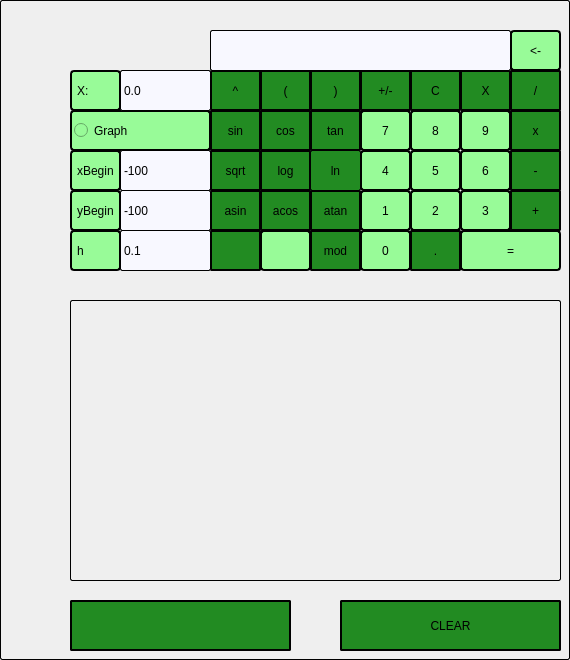
    <widget class="QWidget" name="Calculator">
     <property name="styleSheet">
      <string notr="true">QWidget {
	border: 1px solid black;
    border-radius: 2px;
    padding: 1px;
}</string>
     </property>
     <attribute name="title">
      <string>Calculator</string>
     </attribute>
     <widget class="QLabel" name="label_3">
      <property name="geometry">
       <rect>
        <x>70</x>
        <y>230</y>
        <width>51</width>
        <height>41</height>
       </rect>
      </property>
      <property name="styleSheet">
       <string notr="true">QLabel {
	color: #000000;
	background-color: #98FB98;
	border: 1.5px solid black;
    border-radius: 4px;
    padding: 2px;
}</string>
      </property>
      <property name="text">
       <string>h</string>
      </property>
     </widget>
     <widget class="QPushButton" name="push_minus">
      <property name="geometry">
       <rect>
        <x>510</x>
        <y>150</y>
        <width>51</width>
        <height>41</height>
       </rect>
      </property>
      <property name="styleSheet">
       <string notr="true">QPushButton {
	color: #000000;
	background-color: #228B22;
	border: 1.5px solid black;
    border-radius: 2px;
    padding: 1px;
}</string>
      </property>
      <property name="text">
       <string>-</string>
      </property>
      <attribute name="buttonGroup">
       <string notr="true">buttonGroup</string>
      </attribute>
     </widget>
     <widget class="QRadioButton" name="graph">
      <property name="geometry">
       <rect>
        <x>70</x>
        <y>110</y>
        <width>141</width>
        <height>41</height>
       </rect>
      </property>
      <property name="styleSheet">
       <string notr="true">QRadioButton {
	color: #000000;
	background-color: #98FB98;
	border: 1.5px solid black;
    border-radius: 4px;
    padding: 2px;
}</string>
      </property>
      <property name="text">
       <string>Graph</string>
      </property>
     </widget>
     <widget class="QPushButton" name="push_div">
      <property name="geometry">
       <rect>
        <x>510</x>
        <y>70</y>
        <width>51</width>
        <height>41</height>
       </rect>
      </property>
      <property name="styleSheet">
       <string notr="true">QPushButton {
	color: #000000;
	background-color: #228B22;
	border: 1.5px solid black;
    border-radius: 2px;
    padding: 1px;
}</string>
      </property>
      <property name="text">
       <string>/</string>
      </property>
      <attribute name="buttonGroup">
       <string notr="true">buttonGroup</string>
      </attribute>
     </widget>
     <widget class="QPushButton" name="push_e">
      <property name="geometry">
       <rect>
        <x>210</x>
        <y>230</y>
        <width>51</width>
        <height>41</height>
       </rect>
      </property>
      <property name="styleSheet">
       <string notr="true">QPushButton {
	color: #000000;
	background-color: #228B22;
	border: 1.5px solid black;
    border-radius: 2px;
    padding: 1px;
}</string>
      </property>
      <property name="text">
       <string/>
      </property>
      <attribute name="buttonGroup">
       <string notr="true">buttonGroup</string>
      </attribute>
     </widget>
     <widget class="QPushButton" name="push_mod">
      <property name="geometry">
       <rect>
        <x>310</x>
        <y>230</y>
        <width>51</width>
        <height>41</height>
       </rect>
      </property>
      <property name="styleSheet">
       <string notr="true">QPushButton {
	color: #000000;
	background-color: #228B22;
	border: 1.5px solid black;
    border-radius: 2px;
    padding: 1px;
}</string>
      </property>
      <property name="text">
       <string>mod</string>
      </property>
      <attribute name="buttonGroup">
       <string notr="true">buttonGroup</string>
      </attribute>
     </widget>
     <widget class="QPushButton" name="push_pow">
      <property name="geometry">
       <rect>
        <x>210</x>
        <y>70</y>
        <width>51</width>
        <height>41</height>
       </rect>
      </property>
      <property name="styleSheet">
       <string notr="true">QPushButton {
	color: #000000;
	background-color: #228B22;
	border: 1.5px solid black;
    border-radius: 2px;
    padding: 1px;
}</string>
      </property>
      <property name="text">
       <string>^</string>
      </property>
      <attribute name="buttonGroup">
       <string notr="true">buttonGroup</string>
      </attribute>
     </widget>
     <widget class="QLineEdit" name="x_Begin">
      <property name="geometry">
       <rect>
        <x>120</x>
        <y>150</y>
        <width>91</width>
        <height>41</height>
       </rect>
      </property>
      <property name="styleSheet">
       <string notr="true">QLineEdit {
	color: #000000;
	background-color: #F8F8FF;
	border: 1px solid black;
    border-radius: 2px;
    padding: 1px;
}</string>
      </property>
      <property name="text">
       <string>-100</string>
      </property>
     </widget>
     <widget class="QLabel" name="label">
      <property name="geometry">
       <rect>
        <x>70</x>
        <y>190</y>
        <width>51</width>
        <height>41</height>
       </rect>
      </property>
      <property name="styleSheet">
       <string notr="true">QLabel {
	color: #000000;
	background-color: #98FB98;
	border: 1.5px solid black;
    border-radius: 4px;
    padding: 2px;
}</string>
      </property>
      <property name="text">
       <string>yBegin</string>
      </property>
     </widget>
     <widget class="QPushButton" name="push_clear">
      <property name="geometry">
       <rect>
        <x>510</x>
        <y>30</y>
        <width>51</width>
        <height>41</height>
       </rect>
      </property>
      <property name="styleSheet">
       <string notr="true">QPushButton {
	color: #000000;
	background-color: #98FB98;
	border: 1.5px solid black;
    border-radius: 4px;
    padding: 2px;
}</string>
      </property>
      <property name="text">
       <string>&lt;-</string>
      </property>
      <attribute name="buttonGroup">
       <string notr="true">buttonGroup</string>
      </attribute>
     </widget>
     <widget class="QPushButton" name="push_right">
      <property name="geometry">
       <rect>
        <x>260</x>
        <y>70</y>
        <width>51</width>
        <height>41</height>
       </rect>
      </property>
      <property name="styleSheet">
       <string notr="true">QPushButton {
	color: #000000;
	background-color: #228B22;
	border: 1.5px solid black;
    border-radius: 2px;
    padding: 1px;
}</string>
      </property>
      <property name="text">
       <string>(</string>
      </property>
      <attribute name="buttonGroup">
       <string notr="true">buttonGroup</string>
      </attribute>
     </widget>
     <widget class="QPushButton" name="push_4">
      <property name="geometry">
       <rect>
        <x>360</x>
        <y>150</y>
        <width>51</width>
        <height>41</height>
       </rect>
      </property>
      <property name="styleSheet">
       <string notr="true">QPushButton {
	color: #000000;
	background-color: #98FB98;
	border: 1.5px solid black;
    border-radius: 4px;
    padding: 2px;
}</string>
      </property>
      <property name="text">
       <string>4</string>
      </property>
      <attribute name="buttonGroup">
       <string notr="true">buttonGroup</string>
      </attribute>
     </widget>
     <widget class="QPushButton" name="push_clear_2">
      <property name="geometry">
       <rect>
        <x>410</x>
        <y>70</y>
        <width>51</width>
        <height>41</height>
       </rect>
      </property>
      <property name="styleSheet">
       <string notr="true">QPushButton {
	color: #000000;
	background-color: #228B22;
	border: 1.5px solid black;
    border-radius: 2px;
    padding: 1px;
}</string>
      </property>
      <property name="text">
       <string>C</string>
      </property>
      <attribute name="buttonGroup">
       <string notr="true">buttonGroup</string>
      </attribute>
     </widget>
     <widget class="QPushButton" name="push_acos">
      <property name="geometry">
       <rect>
        <x>260</x>
        <y>190</y>
        <width>51</width>
        <height>41</height>
       </rect>
      </property>
      <property name="styleSheet">
       <string notr="true">QPushButton {
	color: #000000;
	background-color: #228B22;
	border: 1.5px solid black;
    border-radius: 2px;
    padding: 1px;
}</string>
      </property>
      <property name="text">
       <string>acos</string>
      </property>
      <attribute name="buttonGroup">
       <string notr="true">buttonGroup</string>
      </attribute>
     </widget>
     <widget class="QPushButton" name="push_sqrt">
      <property name="geometry">
       <rect>
        <x>210</x>
        <y>150</y>
        <width>51</width>
        <height>41</height>
       </rect>
      </property>
      <property name="styleSheet">
       <string notr="true">QPushButton {
	color: #000000;
	background-color: #228B22;
	border: 1.5px solid black;
    border-radius: 2px;
    padding: 1px;
}</string>
      </property>
      <property name="text">
       <string>sqrt</string>
      </property>
      <attribute name="buttonGroup">
       <string notr="true">buttonGroup</string>
      </attribute>
     </widget>
     <widget class="QPushButton" name="push_5">
      <property name="geometry">
       <rect>
        <x>410</x>
        <y>150</y>
        <width>51</width>
        <height>41</height>
       </rect>
      </property>
      <property name="styleSheet">
       <string notr="true">QPushButton {
	color: #000000;
	background-color: #98FB98;
	border: 1.5px solid black;
    border-radius: 4px;
    padding: 2px;
}</string>
      </property>
      <property name="text">
       <string>5</string>
      </property>
      <attribute name="buttonGroup">
       <string notr="true">buttonGroup</string>
      </attribute>
     </widget>
     <widget class="QLineEdit" name="add_x">
      <property name="geometry">
       <rect>
        <x>120</x>
        <y>70</y>
        <width>91</width>
        <height>41</height>
       </rect>
      </property>
      <property name="styleSheet">
       <string notr="true">QLineEdit {
	color: #000000;
	background-color: #F8F8FF;
	border: 1px solid black;
    border-radius: 2px;
    padding: 1px;
}</string>
      </property>
      <property name="text">
       <string>0.0</string>
      </property>
     </widget>
     <widget class="QPushButton" name="push_asin">
      <property name="geometry">
       <rect>
        <x>210</x>
        <y>190</y>
        <width>51</width>
        <height>41</height>
       </rect>
      </property>
      <property name="styleSheet">
       <string notr="true">QPushButton {
	color: #000000;
	background-color: #228B22;
	border: 1.5px solid black;
    border-radius: 2px;
    padding: 1px;
}</string>
      </property>
      <property name="text">
       <string>asin</string>
      </property>
      <attribute name="buttonGroup">
       <string notr="true">buttonGroup</string>
      </attribute>
     </widget>
     <widget class="QPushButton" name="push_log">
      <property name="geometry">
       <rect>
        <x>260</x>
        <y>150</y>
        <width>51</width>
        <height>41</height>
       </rect>
      </property>
      <property name="styleSheet">
       <string notr="true">QPushButton {
	color: #000000;
	background-color: #228B22;
	border: 1.5px solid black;
    border-radius: 2px;
    padding: 1px;
}</string>
      </property>
      <property name="text">
       <string>log</string>
      </property>
      <attribute name="buttonGroup">
       <string notr="true">buttonGroup</string>
      </attribute>
     </widget>
     <widget class="QPushButton" name="push_sin">
      <property name="geometry">
       <rect>
        <x>210</x>
        <y>110</y>
        <width>51</width>
        <height>41</height>
       </rect>
      </property>
      <property name="styleSheet">
       <string notr="true">QPushButton {
	color: #000000;
	background-color: #228B22;
	border: 1.5px solid black;
    border-radius: 2px;
    padding: 1px;
}</string>
      </property>
      <property name="text">
       <string>sin</string>
      </property>
      <attribute name="buttonGroup">
       <string notr="true">buttonGroup</string>
      </attribute>
     </widget>
     <widget class="QPushButton" name="push_unary">
      <property name="geometry">
       <rect>
        <x>360</x>
        <y>70</y>
        <width>51</width>
        <height>41</height>
       </rect>
      </property>
      <property name="styleSheet">
       <string notr="true">QPushButton {
	color: #000000;
	background-color: #228B22;
	border: 1.5px solid black;
    border-radius: 2px;
    padding: 1px;
}</string>
      </property>
      <property name="text">
       <string>+/-</string>
      </property>
      <attribute name="buttonGroup">
       <string notr="true">buttonGroup</string>
      </attribute>
     </widget>
     <widget class="QPushButton" name="push_mul">
      <property name="geometry">
       <rect>
        <x>510</x>
        <y>110</y>
        <width>51</width>
        <height>41</height>
       </rect>
      </property>
      <property name="styleSheet">
       <string notr="true">QPushButton {
	color: #000000;
	background-color: #228B22;
	border: 1.5px solid black;
    border-radius: 2px;
    padding: 1px;
}</string>
      </property>
      <property name="text">
       <string>x</string>
      </property>
      <attribute name="buttonGroup">
       <string notr="true">buttonGroup</string>
      </attribute>
     </widget>
     <widget class="QPushButton" name="push_cos">
      <property name="geometry">
       <rect>
        <x>260</x>
        <y>110</y>
        <width>51</width>
        <height>41</height>
       </rect>
      </property>
      <property name="styleSheet">
       <string notr="true">QPushButton {
	color: #000000;
	background-color: #228B22;
	border: 1.5px solid black;
    border-radius: 2px;
    padding: 1px;
}</string>
      </property>
      <property name="text">
       <string>cos</string>
      </property>
      <attribute name="buttonGroup">
       <string notr="true">buttonGroup</string>
      </attribute>
     </widget>
     <widget class="QLineEdit" name="add_h">
      <property name="geometry">
       <rect>
        <x>120</x>
        <y>230</y>
        <width>91</width>
        <height>41</height>
       </rect>
      </property>
      <property name="styleSheet">
       <string notr="true">QLineEdit {
	color: #000000;
	background-color: #F8F8FF;
	border: 1px solid black;
    border-radius: 2px;
    padding: 1px;
}</string>
      </property>
      <property name="text">
       <string>0.1</string>
      </property>
     </widget>
     <widget class="QLineEdit" name="y_Begin">
      <property name="geometry">
       <rect>
        <x>120</x>
        <y>190</y>
        <width>91</width>
        <height>41</height>
       </rect>
      </property>
      <property name="styleSheet">
       <string notr="true">QLineEdit {
	color: #000000;
	background-color: #F8F8FF;
	border: 1px solid black;
    border-radius: 2px;
    padding: 1px;
}</string>
      </property>
      <property name="text">
       <string>-100</string>
      </property>
     </widget>
     <widget class="QLabel" name="label_4">
      <property name="geometry">
       <rect>
        <x>70</x>
        <y>70</y>
        <width>51</width>
        <height>41</height>
       </rect>
      </property>
      <property name="styleSheet">
       <string notr="true">QLabel {
	color: #000000;
	background-color: #98FB98;
	border: 1.5px solid black;
    border-radius: 4px;
    padding: 2px;
}</string>
      </property>
      <property name="text">
       <string>X:</string>
      </property>
     </widget>
     <widget class="QPushButton" name="push_left">
      <property name="geometry">
       <rect>
        <x>310</x>
        <y>70</y>
        <width>51</width>
        <height>41</height>
       </rect>
      </property>
      <property name="styleSheet">
       <string notr="true">QPushButton {
	color: #000000;
	background-color: #228B22;
	border: 1.5px solid black;
    border-radius: 2px;
    padding: 1px;
}</string>
      </property>
      <property name="text">
       <string>)</string>
      </property>
      <attribute name="buttonGroup">
       <string notr="true">buttonGroup</string>
      </attribute>
     </widget>
     <widget class="QLabel" name="label_2">
      <property name="geometry">
       <rect>
        <x>70</x>
        <y>150</y>
        <width>51</width>
        <height>41</height>
       </rect>
      </property>
      <property name="styleSheet">
       <string notr="true">QLabel {
	color: #000000;
	background-color: #98FB98;
	border: 1.5px solid black;
    border-radius: 4px;
    padding: 2px;
}</string>
      </property>
      <property name="text">
       <string>xBegin</string>
      </property>
     </widget>
     <widget class="QPushButton" name="push_3">
      <property name="geometry">
       <rect>
        <x>460</x>
        <y>190</y>
        <width>51</width>
        <height>41</height>
       </rect>
      </property>
      <property name="styleSheet">
       <string notr="true">QPushButton {
	color: #000000;
	background-color: #98FB98;
	border: 1.5px solid black;
    border-radius: 4px;
    padding: 2px;
}</string>
      </property>
      <property name="text">
       <string>3</string>
      </property>
      <attribute name="buttonGroup">
       <string notr="true">buttonGroup</string>
      </attribute>
     </widget>
     <widget class="QPushButton" name="push_pi">
      <property name="geometry">
       <rect>
        <x>260</x>
        <y>230</y>
        <width>51</width>
        <height>41</height>
       </rect>
      </property>
      <property name="styleSheet">
       <string notr="true">QPushButton {
	color: #000000;
	background-color: #98FB98;
	border: 1.5px solid black;
    border-radius: 4px;
    padding: 2px;
}</string>
      </property>
      <property name="text">
       <string/>
      </property>
      <attribute name="buttonGroup">
       <string notr="true">buttonGroup</string>
      </attribute>
     </widget>
     <widget class="QPushButton" name="push_0">
      <property name="geometry">
       <rect>
        <x>360</x>
        <y>230</y>
        <width>51</width>
        <height>41</height>
       </rect>
      </property>
      <property name="palette">
       <palette>
        <active>
         <colorrole role="WindowText">
          <brush brushstyle="SolidPattern">
           <color alpha="255">
            <red>0</red>
            <green>0</green>
            <blue>0</blue>
           </color>
          </brush>
         </colorrole>
         <colorrole role="Button">
          <brush brushstyle="SolidPattern">
           <color alpha="255">
            <red>152</red>
            <green>251</green>
            <blue>152</blue>
           </color>
          </brush>
         </colorrole>
         <colorrole role="Text">
          <brush brushstyle="SolidPattern">
           <color alpha="255">
            <red>0</red>
            <green>0</green>
            <blue>0</blue>
           </color>
          </brush>
         </colorrole>
         <colorrole role="ButtonText">
          <brush brushstyle="SolidPattern">
           <color alpha="255">
            <red>0</red>
            <green>0</green>
            <blue>0</blue>
           </color>
          </brush>
         </colorrole>
         <colorrole role="Base">
          <brush brushstyle="SolidPattern">
           <color alpha="255">
            <red>152</red>
            <green>251</green>
            <blue>152</blue>
           </color>
          </brush>
         </colorrole>
         <colorrole role="Window">
          <brush brushstyle="SolidPattern">
           <color alpha="255">
            <red>152</red>
            <green>251</green>
            <blue>152</blue>
           </color>
          </brush>
         </colorrole>
         <colorrole role="PlaceholderText">
          <brush brushstyle="SolidPattern">
           <color alpha="255">
            <red>0</red>
            <green>0</green>
            <blue>0</blue>
           </color>
          </brush>
         </colorrole>
        </active>
        <inactive>
         <colorrole role="WindowText">
          <brush brushstyle="SolidPattern">
           <color alpha="255">
            <red>0</red>
            <green>0</green>
            <blue>0</blue>
           </color>
          </brush>
         </colorrole>
         <colorrole role="Button">
          <brush brushstyle="SolidPattern">
           <color alpha="255">
            <red>152</red>
            <green>251</green>
            <blue>152</blue>
           </color>
          </brush>
         </colorrole>
         <colorrole role="Text">
          <brush brushstyle="SolidPattern">
           <color alpha="255">
            <red>0</red>
            <green>0</green>
            <blue>0</blue>
           </color>
          </brush>
         </colorrole>
         <colorrole role="ButtonText">
          <brush brushstyle="SolidPattern">
           <color alpha="255">
            <red>0</red>
            <green>0</green>
            <blue>0</blue>
           </color>
          </brush>
         </colorrole>
         <colorrole role="Base">
          <brush brushstyle="SolidPattern">
           <color alpha="255">
            <red>152</red>
            <green>251</green>
            <blue>152</blue>
           </color>
          </brush>
         </colorrole>
         <colorrole role="Window">
          <brush brushstyle="SolidPattern">
           <color alpha="255">
            <red>152</red>
            <green>251</green>
            <blue>152</blue>
           </color>
          </brush>
         </colorrole>
         <colorrole role="PlaceholderText">
          <brush brushstyle="SolidPattern">
           <color alpha="255">
            <red>0</red>
            <green>0</green>
            <blue>0</blue>
           </color>
          </brush>
         </colorrole>
        </inactive>
        <disabled>
         <colorrole role="WindowText">
          <brush brushstyle="SolidPattern">
           <color alpha="255">
            <red>0</red>
            <green>0</green>
            <blue>0</blue>
           </color>
          </brush>
         </colorrole>
         <colorrole role="Button">
          <brush brushstyle="SolidPattern">
           <color alpha="255">
            <red>152</red>
            <green>251</green>
            <blue>152</blue>
           </color>
          </brush>
         </colorrole>
         <colorrole role="Text">
          <brush brushstyle="SolidPattern">
           <color alpha="255">
            <red>0</red>
            <green>0</green>
            <blue>0</blue>
           </color>
          </brush>
         </colorrole>
         <colorrole role="ButtonText">
          <brush brushstyle="SolidPattern">
           <color alpha="255">
            <red>0</red>
            <green>0</green>
            <blue>0</blue>
           </color>
          </brush>
         </colorrole>
         <colorrole role="Base">
          <brush brushstyle="SolidPattern">
           <color alpha="255">
            <red>152</red>
            <green>251</green>
            <blue>152</blue>
           </color>
          </brush>
         </colorrole>
         <colorrole role="Window">
          <brush brushstyle="SolidPattern">
           <color alpha="255">
            <red>152</red>
            <green>251</green>
            <blue>152</blue>
           </color>
          </brush>
         </colorrole>
         <colorrole role="PlaceholderText">
          <brush brushstyle="SolidPattern">
           <color alpha="255">
            <red>0</red>
            <green>0</green>
            <blue>0</blue>
           </color>
          </brush>
         </colorrole>
        </disabled>
       </palette>
      </property>
      <property name="font">
       <font>
        <family>.AppleSystemUIFont</family>
        <bold>false</bold>
       </font>
      </property>
      <property name="styleSheet">
       <string notr="true">QPushButton {
	color: #000000;
	background-color: #98FB98;
	border: 1.5px solid black;
    border-radius: 4px;
    padding: 2px;
}</string>
      </property>
      <property name="text">
       <string>0</string>
      </property>
      <attribute name="buttonGroup">
       <string notr="true">buttonGroup</string>
      </attribute>
     </widget>
     <widget class="QPushButton" name="push_tan">
      <property name="geometry">
       <rect>
        <x>310</x>
        <y>110</y>
        <width>51</width>
        <height>41</height>
       </rect>
      </property>
      <property name="styleSheet">
       <string notr="true">QPushButton {
	color: #000000;
	background-color: #228B22;
	border: 1.5px solid black;
    border-radius: 2px;
    padding: 1px;
}</string>
      </property>
      <property name="text">
       <string>tan</string>
      </property>
      <property name="iconSize">
       <size>
        <width>100</width>
        <height>200</height>
       </size>
      </property>
      <attribute name="buttonGroup">
       <string notr="true">buttonGroup</string>
      </attribute>
     </widget>
     <widget class="QPushButton" name="push_atan">
      <property name="geometry">
       <rect>
        <x>310</x>
        <y>190</y>
        <width>51</width>
        <height>41</height>
       </rect>
      </property>
      <property name="styleSheet">
       <string notr="true">QPushButton {
	color: #000000;
	background-color: #228B22;
	border: 1.5px solid black;
    border-radius: 2px;
    padding: 1px;
}</string>
      </property>
      <property name="text">
       <string>atan</string>
      </property>
      <attribute name="buttonGroup">
       <string notr="true">buttonGroup</string>
      </attribute>
     </widget>
     <widget class="QPushButton" name="push_plus">
      <property name="geometry">
       <rect>
        <x>510</x>
        <y>190</y>
        <width>51</width>
        <height>41</height>
       </rect>
      </property>
      <property name="styleSheet">
       <string notr="true">QPushButton {
	color: #000000;
	background-color: #228B22;
	border: 1.5px solid black;
    border-radius: 2px;
    padding: 1px;
}</string>
      </property>
      <property name="text">
       <string>+</string>
      </property>
      <attribute name="buttonGroup">
       <string notr="true">buttonGroup</string>
      </attribute>
     </widget>
     <widget class="QPushButton" name="push_1">
      <property name="geometry">
       <rect>
        <x>360</x>
        <y>190</y>
        <width>51</width>
        <height>41</height>
       </rect>
      </property>
      <property name="styleSheet">
       <string notr="true">QPushButton {
	color: #000000;
	background-color: #98FB98;
	border: 1.5px solid black;
    border-radius: 4px;
    padding: 2px;
}</string>
      </property>
      <property name="text">
       <string>1</string>
      </property>
      <attribute name="buttonGroup">
       <string notr="true">buttonGroup</string>
      </attribute>
     </widget>
     <widget class="QPushButton" name="push_X">
      <property name="geometry">
       <rect>
        <x>460</x>
        <y>70</y>
        <width>51</width>
        <height>41</height>
       </rect>
      </property>
      <property name="styleSheet">
       <string notr="true">QPushButton {
	color: #000000;
	background-color: #228B22;
	border: 1.5px solid black;
    border-radius: 2px;
    padding: 1px;
}</string>
      </property>
      <property name="text">
       <string>X</string>
      </property>
      <attribute name="buttonGroup">
       <string notr="true">buttonGroup</string>
      </attribute>
     </widget>
     <widget class="QPushButton" name="push_2">
      <property name="geometry">
       <rect>
        <x>410</x>
        <y>190</y>
        <width>51</width>
        <height>41</height>
       </rect>
      </property>
      <property name="styleSheet">
       <string notr="true">QPushButton {
	color: #000000;
	background-color: #98FB98;
	border: 1.5px solid black;
    border-radius: 4px;
    padding: 2px;
}</string>
      </property>
      <property name="text">
       <string>2</string>
      </property>
      <attribute name="buttonGroup">
       <string notr="true">buttonGroup</string>
      </attribute>
     </widget>
     <widget class="QPushButton" name="push_9">
      <property name="geometry">
       <rect>
        <x>460</x>
        <y>110</y>
        <width>51</width>
        <height>41</height>
       </rect>
      </property>
      <property name="styleSheet">
       <string notr="true">QPushButton {
	color: #000000;
	background-color: #98FB98;
	border: 1.5px solid black;
    border-radius: 4px;
    padding: 2px;
}</string>
      </property>
      <property name="text">
       <string>9</string>
      </property>
      <attribute name="buttonGroup">
       <string notr="true">buttonGroup</string>
      </attribute>
     </widget>
     <widget class="QLineEdit" name="Display">
      <property name="geometry">
       <rect>
        <x>210</x>
        <y>30</y>
        <width>301</width>
        <height>41</height>
       </rect>
      </property>
      <property name="styleSheet">
       <string notr="true">QLineEdit {
	color: #000000;
	background-color: #F8F8FF;
	border: 1px solid black;
    border-radius: 2px;
    padding: 1px;
}</string>
      </property>
     </widget>
     <widget class="QPushButton" name="push_ln">
      <property name="geometry">
       <rect>
        <x>310</x>
        <y>150</y>
        <width>51</width>
        <height>41</height>
       </rect>
      </property>
      <property name="styleSheet">
       <string notr="true">QPushButton {
	color: #000000;
	background-color: #228B22;
	border: 1px solid black;
    border-radius: 2px;
    padding: 1px;
}</string>
      </property>
      <property name="text">
       <string>ln</string>
      </property>
      <attribute name="buttonGroup">
       <string notr="true">buttonGroup</string>
      </attribute>
     </widget>
     <widget class="QPushButton" name="push_eq">
      <property name="geometry">
       <rect>
        <x>460</x>
        <y>230</y>
        <width>101</width>
        <height>41</height>
       </rect>
      </property>
      <property name="styleSheet">
       <string notr="true">QPushButton {
	color: #000000;
	background-color: #98FB98;
	border: 1.5px solid black;
    border-radius: 4px;
    padding: 2px;
}</string>
      </property>
      <property name="text">
       <string>=</string>
      </property>
      <attribute name="buttonGroup">
       <string notr="true">buttonGroup</string>
      </attribute>
     </widget>
     <widget class="QPushButton" name="push_dot">
      <property name="geometry">
       <rect>
        <x>410</x>
        <y>230</y>
        <width>51</width>
        <height>41</height>
       </rect>
      </property>
      <property name="styleSheet">
       <string notr="true">QPushButton {
	color: #000000;
	background-color: #228B22;
	border: 1.5px solid black;
    border-radius: 2px;
    padding: 1px;
}</string>
      </property>
      <property name="text">
       <string>.</string>
      </property>
      <attribute name="buttonGroup">
       <string notr="true">buttonGroup</string>
      </attribute>
     </widget>
     <widget class="QPushButton" name="push_7">
      <property name="geometry">
       <rect>
        <x>360</x>
        <y>110</y>
        <width>51</width>
        <height>41</height>
       </rect>
      </property>
      <property name="styleSheet">
       <string notr="true">QPushButton {
	color: #000000;
	background-color: #98FB98;
	border: 1.5px solid black;
    border-radius: 4px;
    padding: 2px;
}</string>
      </property>
      <property name="text">
       <string>7</string>
      </property>
      <attribute name="buttonGroup">
       <string notr="true">buttonGroup</string>
      </attribute>
     </widget>
     <widget class="QPushButton" name="push_6">
      <property name="geometry">
       <rect>
        <x>460</x>
        <y>150</y>
        <width>51</width>
        <height>41</height>
       </rect>
      </property>
      <property name="styleSheet">
       <string notr="true">QPushButton {
	color: #000000;
	background-color: #98FB98;
	border: 1.5px solid black;
    border-radius: 4px;
    padding: 2px;
}</string>
      </property>
      <property name="text">
       <string>6</string>
      </property>
      <attribute name="buttonGroup">
       <string notr="true">buttonGroup</string>
      </attribute>
     </widget>
     <widget class="QPushButton" name="push_8">
      <property name="geometry">
       <rect>
        <x>410</x>
        <y>110</y>
        <width>51</width>
        <height>41</height>
       </rect>
      </property>
      <property name="styleSheet">
       <string notr="true">QPushButton {
	color: #000000;
	background-color: #98FB98;
	border: 1.5px solid black;
    border-radius: 4px;
    padding: 2px;
}</string>
      </property>
      <property name="text">
       <string>8</string>
      </property>
      <attribute name="buttonGroup">
       <string notr="true">buttonGroup</string>
      </attribute>
     </widget>
     <widget class="QCustomPlot" name="widget" native="true">
      <property name="geometry">
       <rect>
        <x>70</x>
        <y>300</y>
        <width>491</width>
        <height>281</height>
       </rect>
      </property>
      <property name="styleSheet">
       <string notr="true">QCustomPlot {
	border: 3px solid black;
    border-radius: 2px;
    padding: 1px;
}</string>
      </property>
     </widget>
     <widget class="QPushButton" name="push_stop">
      <property name="geometry">
       <rect>
        <x>340</x>
        <y>600</y>
        <width>221</width>
        <height>51</height>
       </rect>
      </property>
      <property name="styleSheet">
       <string notr="true">QPushButton {
	color: #000000;
	background-color: #228B22;
	border: 1.5px solid black;
    border-radius: 2px;
    padding: 1px;
}</string>
      </property>
      <property name="text">
       <string>CLEAR</string>
      </property>
     </widget>
     <widget class="QPushButton" name="push_run">
      <property name="geometry">
       <rect>
        <x>70</x>
        <y>600</y>
        <width>221</width>
        <height>51</height>
       </rect>
      </property>
      <property name="styleSheet">
       <string notr="true">QPushButton {
	color: #000000;
	background-color: #228B22;
	border: 1.5px solid black;
    border-radius: 2px;
    padding: 1px;
}</string>
      </property>
      <property name="text">
       <string/>
      </property>
     </widget>
    </widget>
